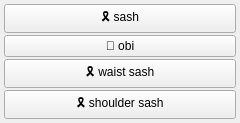
<?xml version="1.0" encoding="UTF-8"?>
<ui version="4.0">
 <class>clothes_sash_menu</class>
 <widget class="QWidget" name="clothes_sash_menu">
  <property name="geometry">
   <rect><x>0</x><y>0</y><width>240</width><height>60</height></rect>
  </property>
  <layout class="QGridLayout" name="grid">
   <property name="leftMargin"><number>4</number></property>
   <property name="topMargin"><number>4</number></property>
   <property name="rightMargin"><number>4</number></property>
   <property name="bottomMargin"><number>4</number></property>
   <property name="horizontalSpacing"><number>2</number></property>
   <property name="verticalSpacing"><number>2</number></property>
   <item row="0" column="0">
    <widget class="QPushButton" name="chk_sash">
     <property name="checkable"><bool>true</bool></property>
     <property name="text"><string>🎗️ sash</string></property>
     <property name="tags" stdset="0"><string>sash</string></property>
     <property name="group" stdset="0"><string>sash</string></property>
    </widget>
   </item>
   <item row="1" column="0">
    <widget class="QPushButton" name="chk_obi">
     <property name="checkable"><bool>true</bool></property>
     <property name="text"><string>👘 obi</string></property>
     <property name="tags" stdset="0"><string>obi</string></property>
     <property name="group" stdset="0"><string>sash</string></property>
    </widget>
   </item>
   <item row="2" column="0">
    <widget class="QPushButton" name="chk_waist_sash">
     <property name="checkable"><bool>true</bool></property>
     <property name="text"><string>🎗️ waist sash</string></property>
     <property name="tags" stdset="0"><string>waist sash</string></property>
     <property name="group" stdset="0"><string>sash</string></property>
    </widget>
   </item>
   <item row="3" column="0">
    <widget class="QPushButton" name="chk_shoulder_sash">
     <property name="checkable"><bool>true</bool></property>
     <property name="text"><string>🎗️ shoulder sash</string></property>
     <property name="tags" stdset="0"><string>shoulder sash</string></property>
     <property name="group" stdset="0"><string>sash</string></property>
    </widget>
   </item>
  </layout>
 </widget>
 <resources/>
 <connections/>
</ui>
